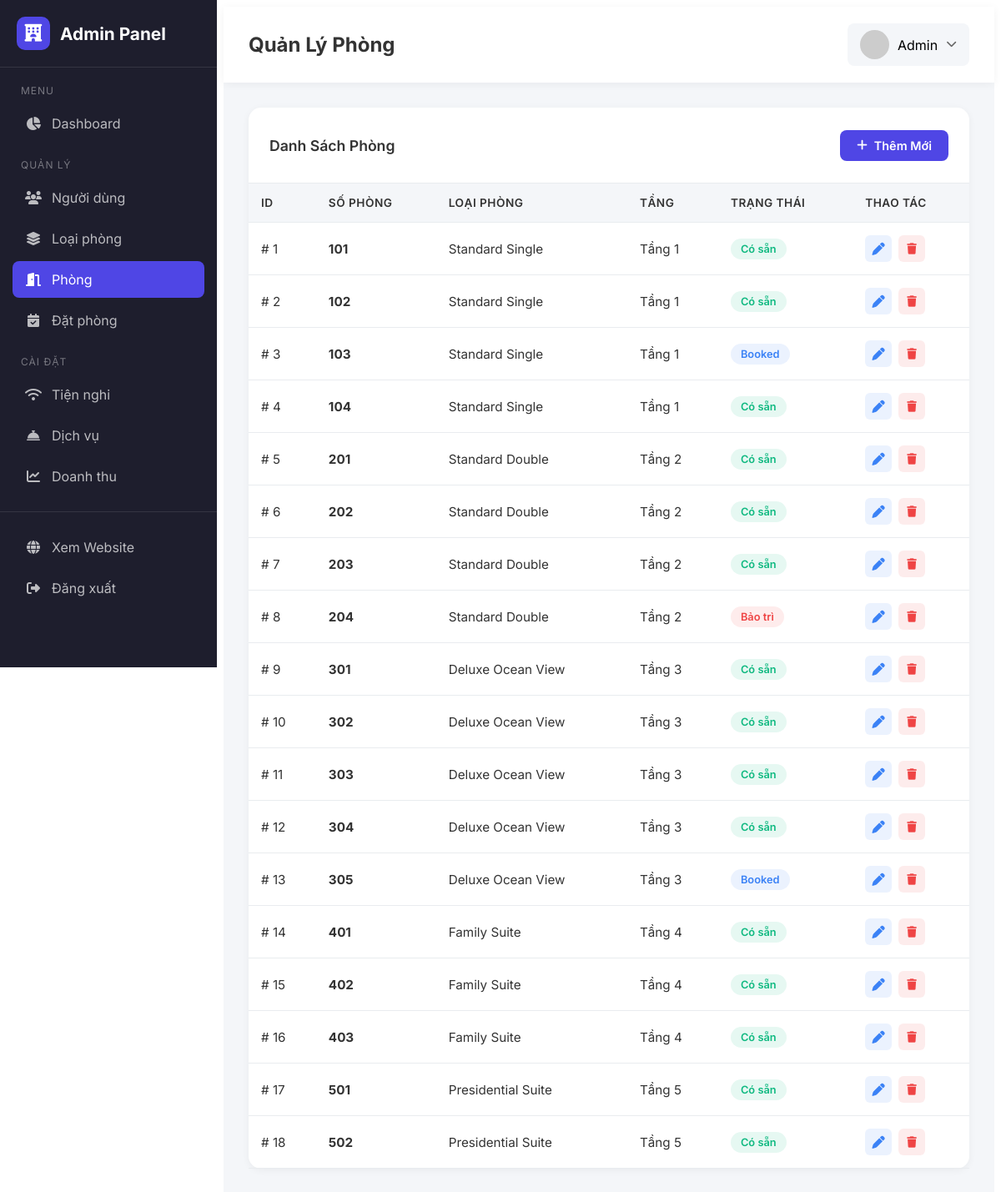
Screenshot of /public/admin/rooms (signed in) with the database file from the repository.
### tables this page shows
CREATE TABLE `room_details` (
  `id` int(11) NOT NULL,
  `room_type_id` int(11) NOT NULL,
  `room_number` varchar(20) DEFAULT NULL,
  `floor` int(11) DEFAULT NULL,
  `status` enum('available','booked','maintenance') DEFAULT 'available',
  `image_path` varchar(255) DEFAULT NULL
);

CREATE TABLE `room_types` (
  `id` int(11) NOT NULL,
  `name` varchar(100) DEFAULT NULL,
  `description` text DEFAULT NULL,
  `size_m2` int(11) DEFAULT NULL,
  `capacity` int(11) DEFAULT NULL,
  `base_price` decimal(12,2) DEFAULT NULL
);

### App/Controllers/Admin/RoomController.php (called while the page is built, shortened)
<?php
class RoomController extends Controller
{
    private Room $roomModel;
    public function __construct()
    {
        $this->roomModel = new Room();
    }
    public function index(): void
    {
        $rooms = $this->roomModel->getAllWithType();
        $this->render('Admin/rooms/index', [
            'title' => 'Quản lý phòng - Admin',
            'pageTitle' => 'Quản Lý Phòng',
            'currentPage' => 'rooms',
            'rooms' => $rooms,
        ]);
    }
}

### Public/index.php (called while the page is built, shortened)
<?php
require __DIR__ . '/bootstrap.php';
Router::dispatch();

### App/Core/Help.php (called while the page is built, shortened)
<?php
function url(string $path = ''): string
{
    $baseUrl = defined('APP_URL') ? rtrim(APP_URL, '/') : '/doan/public';
    return $baseUrl . '/' . ltrim($path, '/');
}

### Public/bootstrap.php (called while the page is built, shortened)
<?php
spl_autoload_register(function (string $class): void {
    $prefix = 'App\\';
    $baseDir = BASE_PATH . DIRECTORY_SEPARATOR . 'App' . DIRECTORY_SEPARATOR;
    $len = strlen($prefix);
    $relativeClass = substr($class, $len);
    $file = $baseDir . str_replace('\\', DIRECTORY_SEPARATOR, $relativeClass) . '.php';
});
require BASE_PATH . DIRECTORY_SEPARATOR . 'App' . DIRECTORY_SEPARATOR . 'Core' . DIRECTORY_SEPARATOR . 'Help.php';

### App/Core/Database.php (called while the page is built, shortened)
<?php
class Database
{
    private static ?Database $instance = null;
    private ?PDO $pdo = null;
    private array $config;
    private function __construct()
    {
        $configPath = dirname(__DIR__, 2) . DIRECTORY_SEPARATOR . 'Config' . DIRECTORY_SEPARATOR . 'database.php';
        $this->config = require $configPath;
    }
    public static function getInstance(): self
    {
        if (self::$instance === null) {
            self::$instance = new self();
        }
        return self::$instance;
    }
    private function connect(): void
    {
        $dsn = sprintf(
            'mysql:host=%s;port=%d;dbname=%s;charset=%s',
            $this->config['host'],
            $this->config['port'] ?? 3306,
            $this->config['dbname'],
            $this->config['charset'] ?? 'utf8mb4'
        );
        try {
            $this->pdo = new PDO(
                $dsn,
                $this->config['username'],
                $this->config['password'],
                $this->config['options'] ?? []
            );
        } catch (PDOException $e) {
            throw new PDOException(
                'Kết nối database thất bại: ' . $e->getMessage(),
                (int) $e->getCode()
            );
        }
    }
    public function getConnection(): PDO
    {
        return $this->pdo;
    }
}

### Config/database.php (called while the page is built)
<?php
return [
    'host'     => 'localhost',
    'port'     => 3306,
    'dbname'   => 'booking_hotel',
    'username' => 'root',
    'password' => '',
    'charset'  => 'utf8mb4',
    'options'  => [
        PDO::ATTR_ERRMODE            => PDO::ERRMODE_EXCEPTION,
        PDO::ATTR_DEFAULT_FETCH_MODE => PDO::FETCH_ASSOC,
        PDO::ATTR_EMULATE_PREPARES   => false,
    ],
];

### App/Core/Model.php (called while the page is built, shortened)
<?php
abstract class Model
{
    public function __construct()
    {
        $this->pdo = Database::getInstance()->getConnection();
    }
}

### App/Models/Room.php (called while the page is built, shortened)
<?php
class Room extends Model
{
    protected string $table = 'room_details';
    public function getAllWithType(): array
    {
        $sql = "
            SELECT r.*, rt.name AS room_type_name, rt.base_price
            FROM `{$this->table}` r
            LEFT JOIN `room_types` rt ON rt.id = r.room_type_id
            ORDER BY r.room_number ASC
        ";
        $stmt = $this->pdo->query($sql);
        return $stmt->fetchAll(PDO::FETCH_ASSOC) ?: [];
    }
}

### App/Views/Admin/rooms/index.php (the view)
<div class="admin-card">
    <div class="admin-card-header">
        <h2 class="admin-card-title">Danh Sách Phòng</h2>
        <a href="<?= \App\Core\url('/admin/rooms/create') ?>" class="admin-btn admin-btn-primary">
            <i class="fa-solid fa-plus"></i> Thêm Mới
        </a>
    </div>
    <div class="admin-card-body" style="padding: 0;">
        <table class="admin-table">
            <thead>
                <tr>
                    <th>ID</th>
                    <th>Số Phòng</th>
                    <th>Loại Phòng</th>
                    <th>Tầng</th>
                    <th>Trạng Thái</th>
                    <th>Thao Tác</th>
                </tr>
            </thead>
            <tbody>
                <?php if (!empty($rooms)): ?>
                    <?php foreach ($rooms as $room): ?>
                        <tr>
                            <td>#
                                <?= $room['id'] ?>
                            </td>
                            <td><strong>
                                    <?= htmlspecialchars($room['room_number']) ?>
                                </strong></td>
                            <td>
                                <?= htmlspecialchars($room['room_type_name'] ?? '-') ?>
                            </td>
                            <td>Tầng
                                <?= $room['floor'] ?? '-' ?>
                            </td>
                            <td>
                                <?php
                                $status = $room['status'] ?? 'available';
                                $badgeClass = match ($status) {
                                    'available' => 'badge-success',
                                    'occupied' => 'badge-warning',
                                    'maintenance' => 'badge-danger',
                                    default => 'badge-info'
                                };
                                $statusText = match ($status) {
                                    'available' => 'Có sẵn',
                                    'occupied' => 'Đang sử dụng',
                                    'maintenance' => 'Bảo trì',
                                    default => ucfirst($status)
                                };
                                ?>
                                <span class="badge <?= $badgeClass ?>">
                                    <?= $statusText ?>
                                </span>
                            </td>
                            <td>
                                <div class="action-btns">
                                    <a href="<?= \App\Core\url('/admin/rooms/' . $room['id'] . '/edit') ?>" class="action-btn action-btn-edit"
                                        title="Sửa">
                                        <i class="fa-solid fa-pen"></i>
                                    </a>
                                    <form action="<?= \App\Core\url('/admin/rooms/' . $room['id'] . '/delete') ?>" method="POST" style="display: inline;"
                                        onsubmit="return confirm('Bạn có chắc muốn xóa?');">
                                        <button type="submit" class="action-btn action-btn-delete" title="Xóa">
                                            <i class="fa-solid fa-trash"></i>
                                        </button>
                                    </form>
                                </div>
                            </td>
                        </tr>
                    <?php endforeach; ?>
                <?php else: ?>
                    <tr>
                        <td colspan="6" style="text-align: center; padding: 30px; color: #666;">Chưa có phòng nào</td>
                    </tr>
                <?php endif; ?>
            </tbody>
        </table>
    </div>
</div>

### App/Core/Router.php (shortened to what this page needs)
<?php
class Router
{
    private static array $routes = [];
    private static ?string $basePath = null;
    private static function addRoute(string $method, string $path, string $controller, string $action, $middlewares = []): void
    {
        $middlewares = is_array($middlewares) ? $middlewares : [$middlewares];
        self::$routes[] = [
            'method' => strtoupper($method),
            'path' => self::normalizePath($path),
            'controller' => $controller,
            'action' => $action,
            'middlewares' => array_filter($middlewares),
        ];
    }
    private static function normalizePath(string $path): string
    {
        $path = trim($path, '/');
        return $path === '' ? '/' : '/' . $path;
    }
    public static function dispatch(): void
    {
        $method = $_SERVER['REQUEST_METHOD'] ?? 'GET';
        $uri = self::getCurrentUri();
        foreach (self::$routes as $route) {
            if ($route['method'] !== $method) {
                continue;
            }
            $params = [];
            if (self::matchRoute($route['path'], $uri, $params)) {
                $controllerClass = $route['controller'];
                $action = $route['action'];
                $middlewares = $route['middlewares'] ?? [];
                $runController = function () use ($controllerClass, $action, $params) {
                    if (!class_exists($controllerClass)) {
                        self::handleError(404, "Controller not found: {$controllerClass}");
                        return;
                    }
                    $controller = new $controllerClass();
                    if (!method_exists($controller, $action)) {
                        self::handleError(404, "Method not found: {$controllerClass}::{$action}()");
                        return;
                    }
                    call_user_func_array([$controller, $action], $params);
                };
                $next = $runController;
                foreach (array_reverse($middlewares) as $middlewareClass) {
                    $current = $next;
                    $next = function () use ($middlewareClass, $current) {
                        $m = new $middlewareClass();
                        $m->handle($current);
                    };
                }
                $next();
                return;
            }
        }
    }
    private static function matchRoute(string $pattern, string $uri, array &$params = []): bool
    {
        $params = [];
        $patternParts = explode('/', trim($pattern, '/'));
        $uriParts = explode('/', trim($uri, '/'));
        if (count($patternParts) !== count($uriParts)) {
            return false;
        }
        foreach ($patternParts as $index => $part) {
            if (preg_match('/^{(\w+)}$/', $part, $matches)) {
                $params[] = $uriParts[$index] ?? null;
            } elseif ($part !== ($uriParts[$index] ?? '')) {
                return false;
            }
        }
        return true;
    }
    private static function getCurrentUri(): string
    {
        $uri = $_SERVER['REQUEST_URI'] ?? '/';
        $uri = parse_url($uri, PHP_URL_PATH);
        $basePath = self::getBasePath();
        if ($basePath && strpos($uri, $basePath) === 0) {
            $uri = substr($uri, strlen($basePath));
        }
        return self::normalizePath($uri);
    }
    private static function getBasePath(): string
    {
        if (self::$basePath !== null) {
            return self::$basePath;
        }
        $scriptName = $_SERVER['SCRIPT_NAME'] ?? '';
        $scriptDir = dirname($scriptName);
        self::$basePath = $scriptDir === '/' ? '' : $scriptDir;
        return self::$basePath;
    }
    public static function setBasePath(string $path): void
    {
        self::$basePath = rtrim($path, '/');
    }
}

### Public/assets/css/admin.css (style rules this page uses)
:root { --admin-primary: #4f46e5; --admin-primary-dark: #4338ca; --admin-sidebar-bg: #1e1e2d; --admin-sidebar-hover: #2a2a3d; --admin-header-bg: #fff; --admin-body-bg: #f4f6f9; --admin-card-bg: #fff; --admin-text: #333; --admin-text-light: #6c757d; --admin-border: #e9ecef; --admin-success: #10b981; --admin-warning: #f59e0b; --admin-danger: #ef4444; --admin-info: #3b82f6; --admin-font: 'Inter', -apple-system, BlinkMacSystemFont, 'Segoe UI', Roboto, sans-serif; }
.admin-wrapper *:not(i):not([class*="fa-"]) { font-family: inherit; }
.admin-card { background: var(--admin-card-bg); border-radius: 15px; box-shadow: 0 2px 10px rgba(0, 0, 0, 0.05); margin-bottom: 25px; }
.admin-card-header { padding: 20px 25px; border-bottom: 1px solid var(--admin-border); display: flex; align-items: center; justify-content: space-between; }
.admin-card-title { font-size: 1.1rem; font-weight: 600; color: var(--admin-text); }
.admin-card-body { padding: 25px; }
.admin-table { width: 100%; border-collapse: collapse; }
.admin-table th, .admin-table td { padding: 15px; text-align: left; border-bottom: 1px solid var(--admin-border); }
.admin-table th { background: var(--admin-body-bg); font-weight: 600; color: var(--admin-text); font-size: 0.85rem; text-transform: uppercase; letter-spacing: 0.5px; }
.admin-table td { color: var(--admin-text); font-size: 0.95rem; }
.badge { display: inline-block; padding: 5px 12px; border-radius: 20px; font-size: 0.8rem; font-weight: 600; }
.badge-success { background: rgba(16, 185, 129, 0.1); color: var(--admin-success); }
.badge-danger { background: rgba(239, 68, 68, 0.1); color: var(--admin-danger); }
.badge-info { background: rgba(59, 130, 246, 0.1); color: var(--admin-info); }
.admin-btn { display: inline-flex; align-items: center; gap: 8px; padding: 10px 20px; border-radius: 8px; font-weight: 600; font-size: 0.9rem; cursor: pointer; border: none; transition: all 0.2s ease; text-decoration: none; }
.admin-btn-primary { background: var(--admin-primary); color: #fff; }
.action-btns { display: flex; gap: 8px; }
.action-btn { width: 32px; height: 32px; border-radius: 6px; display: flex; align-items: center; justify-content: center; cursor: pointer; border: none; transition: all 0.2s ease; text-decoration: none; }
.action-btn-edit { background: rgba(59, 130, 246, 0.1); color: var(--admin-info); }
.action-btn-delete { background: rgba(239, 68, 68, 0.1); color: var(--admin-danger); }

### rows the page displays
room_details: id "1", room_number "101", room_type.name "Standard Single", floor "1", status "Có sẵn"
room_details: id "2", room_number "102", room_type.name "Standard Single", floor "1", status "Có sẵn"
room_details: id "3", room_number "103", room_type.name "Standard Single", floor "1", status "Booked"
room_details: id "4", room_number "104", room_type.name "Standard Single", floor "1", status "Có sẵn"
room_details: id "5", room_number "201", room_type.name "Standard Double", floor "2", status "Có sẵn"
room_details: id "6", room_number "202", room_type.name "Standard Double", floor "2", status "Có sẵn"
room_details: id "7", room_number "203", room_type.name "Standard Double", floor "2", status "Có sẵn"
room_details: id "8", room_number "204", room_type.name "Standard Double", floor "2", status "Bảo trì"
room_details: id "9", room_number "301", room_type.name "Deluxe Ocean View", floor "3", status "Có sẵn"
room_details: id "10", room_number "302", room_type.name "Deluxe Ocean View", floor "3", status "Có sẵn"
room_details: id "11", room_number "303", room_type.name "Deluxe Ocean View", floor "3", status "Có sẵn"
room_details: id "12", room_number "304", room_type.name "Deluxe Ocean View", floor "3", status "Có sẵn"
room_details: id "13", room_number "305", room_type.name "Deluxe Ocean View", floor "3", status "Booked"
room_details: id "14", room_number "401", room_type.name "Family Suite", floor "4", status "Có sẵn"
room_details: id "15", room_number "402", room_type.name "Family Suite", floor "4", status "Có sẵn"
room_details: id "16", room_number "403", room_type.name "Family Suite", floor "4", status "Có sẵn"
room_details: id "17", room_number "501", room_type.name "Presidential Suite", floor "5", status "Có sẵn"
room_details: id "18", room_number "502", room_type.name "Presidential Suite", floor "5", status "Có sẵn"
